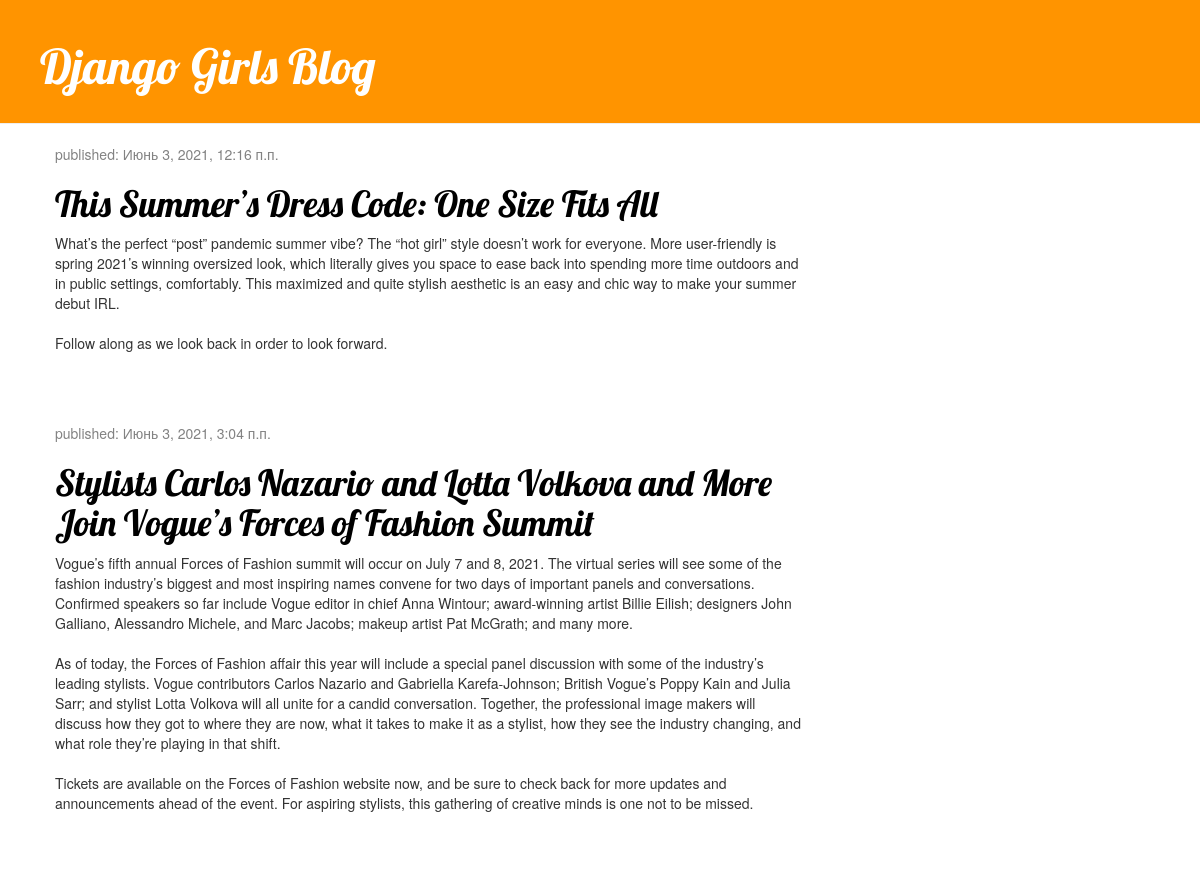
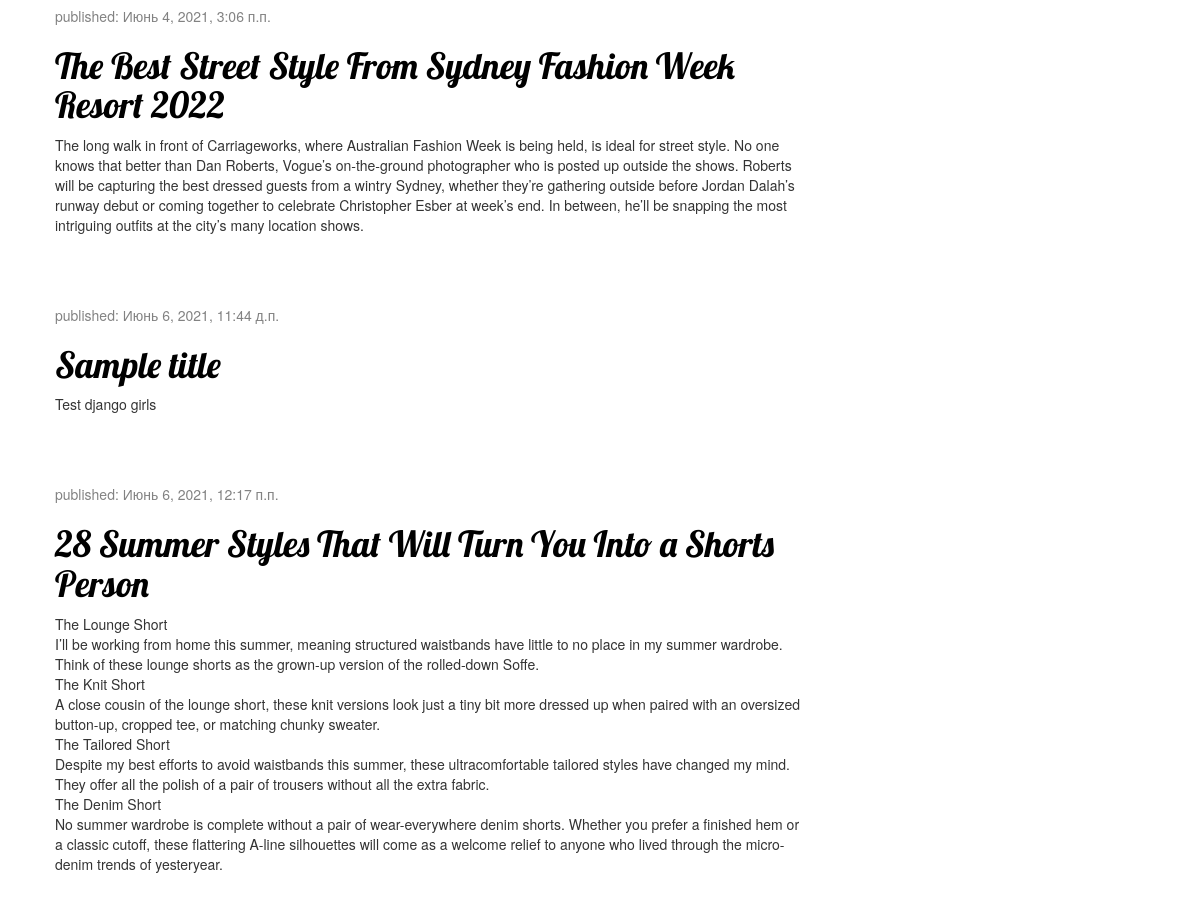
The page / on the database its author committed (2 pictures, top to bottom).
### blog/models.py (models this page shows, shortened)
class Post(models.Model):
    author = models.ForeignKey(settings.AUTH_USER_MODEL,
                               on_delete=models.CASCADE)
    title = models.CharField(max_length=200)
    text = models.TextField()
    created_date = models.DateTimeField(default=timezone.now)
    published_date = models.DateTimeField(blank=True,
                                          null=True)

### blog/views.py (the view)
# urls.py: path('', views.post_list, name='post_list'),
def post_list(request):
    posts = Post.objects.filter(published_date__lte=timezone.now()).order_by('published_date')
    return render(request, 'blog/post_list.html', {'posts': posts})

### blog/templates/blog/post_list.html
{% extends 'blog/base.html' %}
{% block content %}
    {% for post in posts %}
        <div class="post">
            <div class="date">
                <p>published: {{ post.published_date }}</p>
            </div>
            <h1><a href="{% url 'post_detail' pk=post.pk %}">{{ post.title }}</a></h1>
            <p>{{ post.text|linebreaksbr }}</p>
        </div>
    {% endfor %}
{% endblock %}

### blog/templates/blog/base.html (shortened to what this page needs)
{% load static %}
<html>
    <head>
        <link rel="stylesheet" href="//maxcdn.bootstrapcdn.com/bootstrap/3.2.0/css/bootstrap.min.css">
        <link rel="stylesheet" href="//maxcdn.bootstrapcdn.com/bootstrap/3.2.0/css/bootstrap-theme.min.css">
        <link rel="stylesheet" href="{% static 'css/blog.css' %}">
    </head>
    <body>
        <div class="page-header">
            <h1><a href="/">Django Girls Blog</a></h1>
        </div>
        <div class="content container">
            <div class="row">
                <div class="col-md-8">
                {% block content %}
                {% endblock %}
                </div>
            </div>
        </div>
    </body>
</html>

### rows shown on the page
Post: published_date "Июнь 3, 2021, 12:16 п.п.", title "This Summer’s Dress Code: One Size Fits All", text "What’s the perfect “post” pandemic summer vibe? The “hot girl” style doesn’t work for everyone. More user-friendly is spring 2021’s winning oversized look, which literally gives you space to ease back into spending more time outdoors and in public settings, comfortably. This maximized and quite stylish aesthetic is an easy and chic way to make your summer debut IRL. Follow along as we look back in order to look forward."
Post: published_date "Июнь 3, 2021, 3:04 п.п.", title "Stylists Carlos Nazario and Lotta Volkova and More Join Vogue’s Forces of Fashion Summit", text "Vogue’s fifth annual Forces of Fashion summit will occur on July 7 and 8, 2021. The virtual series will see some of the fashion industry’s biggest and most inspiring names convene for two days of important panels and conversations. Confirmed speakers so far include Vogue editor in chief Anna Wintour; award-winning artist Billie Eilish; designers John Galliano, Alessandro Michele, and Marc Jacobs; makeup artist Pat McGrath; and many more. As of today, the Forces of Fashion affair this year will include a special panel discussion with some of the industry’s leading stylists. Vogue contributors Carlos Nazario and Gabriella Karefa-Johnson; British Vogue’s Poppy Kain and Julia Sarr; and stylist…"
Post: published_date "Июнь 4, 2021, 3:06 п.п.", title "The Best Street Style From Sydney Fashion Week Resort 2022", text "The long walk in front of Carriageworks, where Australian Fashion Week is being held, is ideal for street style. No one knows that better than Dan Roberts, Vogue’s on-the-ground photographer who is posted up outside the shows. Roberts will be capturing the best dressed guests from a wintry Sydney, whether they’re gathering outside before Jordan Dalah’s runway debut or coming together to celebrate Christopher Esber at week’s end. In between, he’ll be snapping the most intriguing outfits at the city’s many location shows."
Post: published_date "Июнь 6, 2021, 11:44 д.п.", title "Sample title", text "Test django girls"
Post: published_date "Июнь 6, 2021, 12:17 п.п.", title "28 Summer Styles That Will Turn You Into a Shorts Person", text "The Lounge Short I’ll be working from home this summer, meaning structured waistbands have little to no place in my summer wardrobe. Think of these lounge shorts as the grown-up version of the rolled-down Soffe. The Knit Short A close cousin of the lounge short, these knit versions look just a tiny bit more dressed up when paired with an oversized button-up, cropped tee, or matching chunky sweater. The Tailored Short Despite my best efforts to avoid waistbands this summer, these ultracomfortable tailored styles have changed my mind. They offer all the polish of a pair of trousers without all the extra fabric. The Denim Short No summer wardrobe is complete without a pair of wear-everywhere…"
